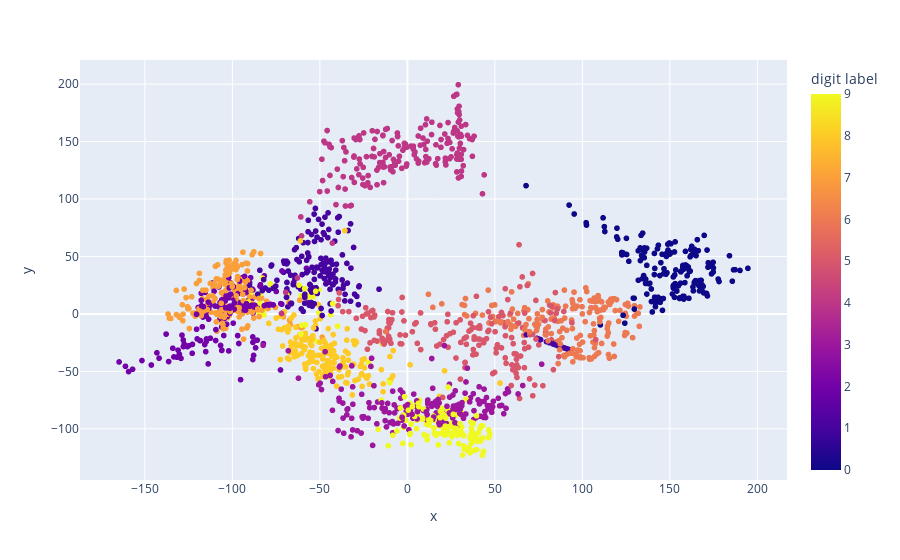

Notebook cell for this chart:
### Code cell
import plotly.express as px

px.scatter(x=data_projected[:,0], y=data_projected[:,1], color=y, labels={
    "color":"digit label" 
})

### Figure 1 — Plotly figure (JSON) as saved in the notebook; plotly's stock layout.template omitted (floating-point values rounded to 4 significant figures; data arrays with more than 128 entries replaced by an {"elided": "..."} marker saying what was removed)
{"data": [{"hovertemplate": "x=%{x}<br>y=%{y}<br>digit label=%{marker.color}<extra></extra>", "legendgroup": "", "marker": {"color": {"elided": "1797 int values"}, "coloraxis": "coloraxis", "symbol": "circle"}, "mode": "markers", "name": "", "showlegend": false, "type": "scattergl", "x": {"elided": "1797 float values"}, "xaxis": "x", "y": {"elided": "1797 float values"}, "yaxis": "y"}], "layout": {"coloraxis": {"colorbar": {"title": {"text": "digit label"}}, "colorscale": [[0, "#0d0887"], [0.1111, "#46039f"], [0.2222, "#7201a8"], [0.3333, "#9c179e"], [0.4444, "#bd3786"], [0.5556, "#d8576b"], [0.6667, "#ed7953"], [0.7778, "#fb9f3a"], [0.8889, "#fdca26"], [1, "#f0f921"]]}, "legend": {"tracegroupgap": 0}, "margin": {"t": 60}, "xaxis": {"anchor": "y", "domain": [0, 1], "title": {"text": "x"}}, "yaxis": {"anchor": "x", "domain": [0, 1], "title": {"text": "y"}}}}
